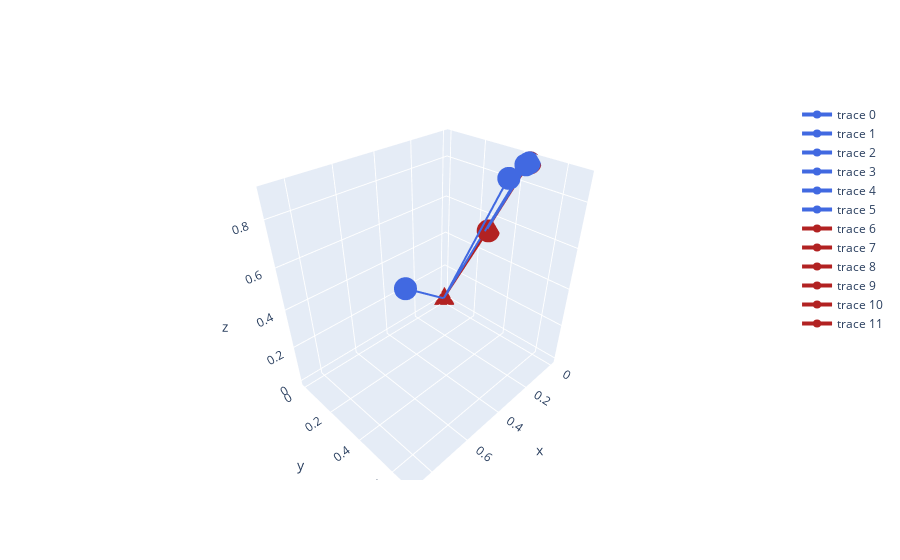

Notebook code cell kept with this figure:
### Code cell
fig = go.Figure()

for i in range(len(v0)):
    fig.add_trace(go.Scatter3d(
        x = [0, v0[i,0]],
        y = [0, v0[i,1]],
        z = [0, v0[i,2]],
        line = dict(
            color = 'royalblue',
            width = 4
        )
    ))

for i in range(len(v1)):
    fig.add_trace(go.Scatter3d(
        x = [0, v1[i,0]],
        y = [0, v1[i,1]],
        z = [0, v1[i,2]],
        line = dict(
            color = 'firebrick',
            width = 4
        )
    ))
    
fig.show()

### Figure 1 — Plotly figure (JSON) as saved in the notebook; plotly's stock layout.template omitted (floating-point values rounded to 4 significant figures)
{"data": [{"line": {"color": "royalblue", "width": 4}, "type": "scatter3d", "x": [0, 0.8769], "y": [0, 0.6832], "z": [0, 0.842]}, {"line": {"color": "royalblue", "width": 4}, "type": "scatter3d", "x": [0, 0.1489], "y": [0, 0.4599], "z": [0, 0.8754]}, {"line": {"color": "royalblue", "width": 4}, "type": "scatter3d", "x": [0, 0.02737], "y": [0, 0.4487], "z": [0, 0.8933]}, {"line": {"color": "royalblue", "width": 4}, "type": "scatter3d", "x": [0, 0.004978], "y": [0, 0.4474], "z": [0, 0.8943]}, {"line": {"color": "royalblue", "width": 4}, "type": "scatter3d", "x": [0, 0.0009052], "y": [0, 0.4472], "z": [0, 0.8944]}, {"line": {"color": "royalblue", "width": 4}, "type": "scatter3d", "x": [0, 0.0001646], "y": [0, 0.4472], "z": [0, 0.8944]}, {"line": {"color": "firebrick", "width": 4}, "type": "scatter3d", "x": [0, 0.005013], "y": [0, 0.2746], "z": [0, 0.5313]}, {"line": {"color": "firebrick", "width": 4}, "type": "scatter3d", "x": [0, 0.001524], "y": [0, 0.4483], "z": [0, 0.8939]}, {"line": {"color": "firebrick", "width": 4}, "type": "scatter3d", "x": [0, 0.0002771], "y": [0, 0.4473], "z": [0, 0.8944]}, {"line": {"color": "firebrick", "width": 4}, "type": "scatter3d", "x": [0, 5.038e-05], "y": [0, 0.4472], "z": [0, 0.8944]}, {"line": {"color": "firebrick", "width": 4}, "type": "scatter3d", "x": [0, 9.16e-06], "y": [0, 0.4472], "z": [0, 0.8944]}, {"line": {"color": "firebrick", "width": 4}, "type": "scatter3d", "x": [0, 1.665e-06], "y": [0, 0.4472], "z": [0, 0.8944]}], "layout": {}}
